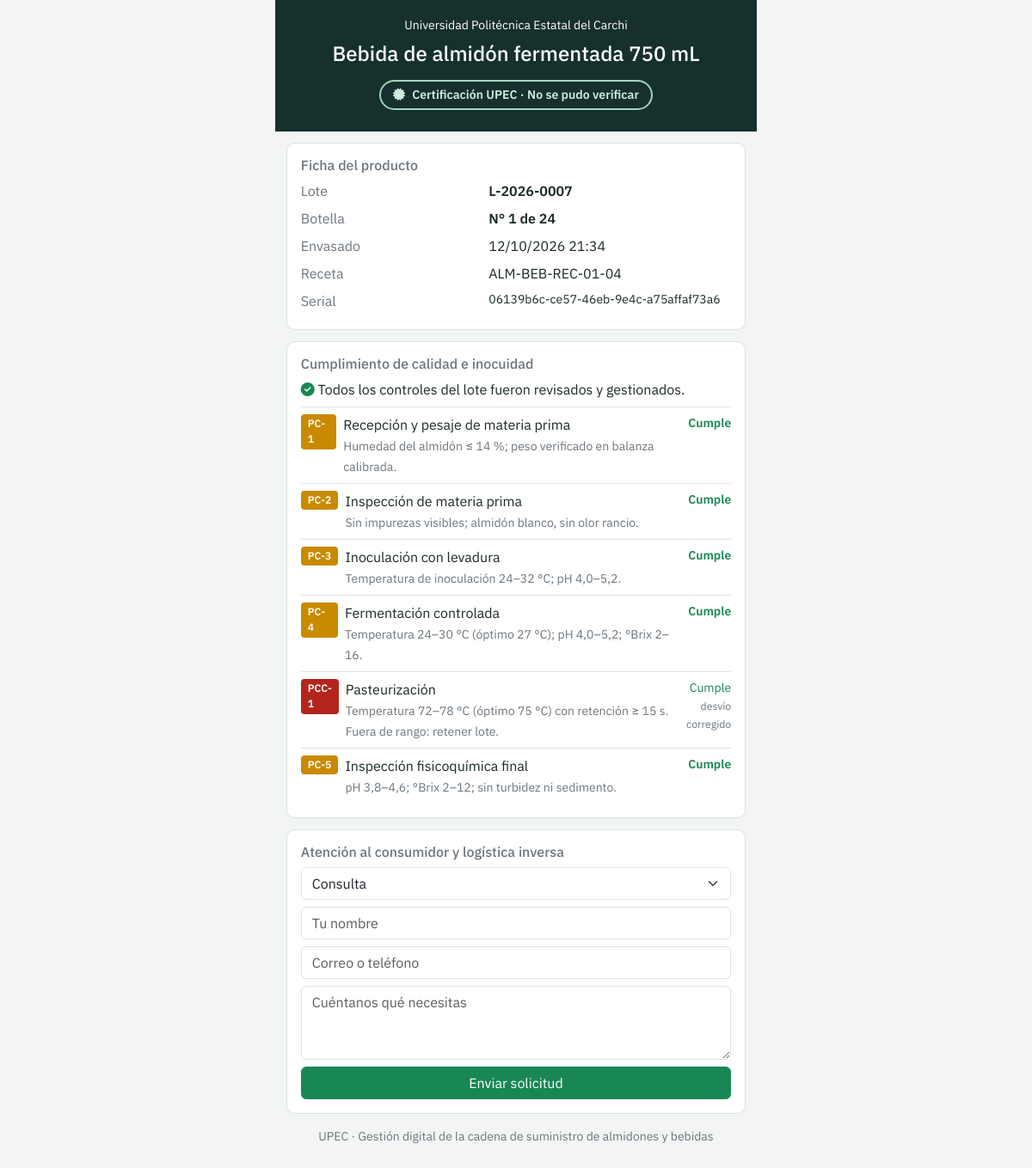
/trazabilidad/06139b6c-ce57-46eb-9e4c-a75affaf73a6/, run on the app's committed database.
### mes/models.py (models this page shows, shortened)
class Lote(models.Model):
    ESTADOS = [("PLANIFICADO", "Planificado"), ("EN_PROCESO", "En proceso"), ("ENVASADO", "Envasado"),
               ("FINALIZADO", "Finalizado"), ("DETENIDO", "Detenido")]
    codigo = models.CharField("Código de lote", max_length=40, unique=True)
    orden = models.ForeignKey(OrdenProduccion, on_delete=models.PROTECT, related_name="lotes")
    receta = models.ForeignKey(RecetaProceso, on_delete=models.PROTECT, related_name="lotes")
    fecha_inicio = models.DateTimeField("Fecha y minuto de inicio", default=timezone.now)
    fecha_fin = models.DateTimeField(null=True, blank=True)
    estado = models.CharField(max_length=12, choices=ESTADOS, default="EN_PROCESO")
    class Meta:
        ordering = ["-fecha_inicio"]
        verbose_name, verbose_name_plural = "Lote (EBR)", "Lotes (EBR)"

class RecetaProceso(models.Model):
    UNIDADES = [("kg", "kg"), ("L", "L")]
    codigo = models.CharField("Código", max_length=40, unique=True, help_text="Ej. ALM-BEB-REC-01-04")
    nombre = models.CharField(max_length=160)
    producto_final = models.CharField(max_length=160)
    tamano_corrida_base = models.DecimalField("Tamaño de corrida base", max_digits=10, decimal_places=2)
    unidad_medida = models.CharField(max_length=3, choices=UNIDADES, default="kg")
    rendimiento_teorico_pct = models.DecimalField("Rendimiento teórico global (%)", max_digits=5, decimal_places=2, default=100)
    class Meta:
        verbose_name, verbose_name_plural = "Receta de proceso", "Recetas de proceso"

class Botella(models.Model):
    ESTADOS = [("ENVASADA", "Envasada"), ("DESPACHADA", "Despachada CEDI"), ("EN_VENTA", "En venta"), ("RETORNADA", "Retornada")]
    codigo_serial_uuid_gs1 = models.CharField("Serial único (UUID/GS1)", max_length=64, unique=True, default=uuid.uuid4)
    envasado = models.ForeignKey(Envasado, on_delete=models.CASCADE, related_name="botellas")
    lote = models.ForeignKey(Lote, on_delete=models.CASCADE, related_name="botellas")
    numero_botella = models.PositiveIntegerField()
    qr_code_image = models.ImageField(upload_to="qr/%Y/%m/", blank=True)
    estado = models.CharField(max_length=10, choices=ESTADOS, default="ENVASADA")
    hash_autenticidad = models.CharField(max_length=64, blank=True)
    class Meta:
        ordering = ["lote", "numero_botella"]
        unique_together = [("lote", "numero_botella")]

class Envasado(models.Model):
    lote = models.OneToOneField(Lote, on_delete=models.CASCADE, related_name="envasado")
    fecha = models.DateTimeField(default=timezone.now)
    volumen_total_obtenido_l = models.DecimalField(max_digits=10, decimal_places=2)
    unidades_terminadas = models.PositiveIntegerField()
    merma_envasado_l = models.DecimalField(max_digits=10, decimal_places=2, default=0)

class EtapaReceta(models.Model):
    OPERACION, INSPECCION, DEMORA = "OP", "INS", "DEM"
    TIPOS = [(OPERACION, "Operación"), (INSPECCION, "Inspección"), (DEMORA, "Espera / Demora")]  # ASME Y15.3
    receta = models.ForeignKey(RecetaProceso, on_delete=models.CASCADE, related_name="etapas")
    numero = models.PositiveSmallIntegerField("N° de etapa")
    nombre = models.CharField(max_length=160)
    tipo = models.CharField(max_length=3, choices=TIPOS, default=OPERACION)
    equipo = models.ForeignKey(Equipo, null=True, blank=True, on_delete=models.SET_NULL)
    tiempo_trabajo_min = models.PositiveIntegerField("Tiempo de trabajo (min)", default=0)
    tiempo_espera_min = models.PositiveIntegerField("Tiempo de espera (min)", default=0)
    personas_requeridas = models.PositiveSmallIntegerField(default=1)
    rendimiento_esperado_pct = models.DecimalField("Rendimiento esperado (%)", max_digits=5, decimal_places=2, default=100)
    es_pc = models.BooleanField("Punto de Control (PC)", default=False)
    es_pcc = models.BooleanField("Punto Crítico de Control (PCC)", default=False)
    codigo_control = models.CharField("Código PC/PCC", max_length=10, blank=True, help_text="Ej. PC-1, PCC-1")
    especificacion_critica = models.TextField("Especificación crítica / límites", blank=True)
    class Meta:
        ordering = ["receta", "numero"]
        unique_together = [("receta", "numero")]
        verbose_name, verbose_name_plural = "Etapa de receta", "Etapas de receta"
    @property
    def nivel_control(self):
        return "PCC" if self.es_pcc else ("PC" if self.es_pc else "")

### mes/views.py (the view, shortened to what this page needs)
# urls.py: path("trazabilidad/<str:codigo_serial>/", views.trazabilidad_publica, name="trazabilidad"),  # público
def trazabilidad_publica(request, codigo_serial):
    botella = get_object_or_404(Botella.objects.select_related("lote", "lote__receta", "envasado"), codigo_serial_uuid_gs1=codigo_serial)
    lote = botella.lote
    controles = []
    for e in lote.receta.etapas.all():
        if not e.nivel_control:
            continue
        desv = lote.alertas.filter(etapa=e)
        controles.append({"etapa": e, "desviaciones": desv.count(),
                          "abiertas": desv.filter(estado="PENDIENTE").count()})
    total_ok = all(c["abiertas"] == 0 for c in controles)
    return render(request, "mes/trazabilidad_publica.html", {
        "b": botella, "lote": lote, "controles": controles, "total": lote.botellas.count(),
        "autentica": svc_qr.autentica(botella), "conforme": total_ok})

### mes/context_processors.py (called while the page is built, shortened)
def estado_global(request):
    if not request.user.is_authenticated:
        return {}

### mes/services/qr.py (called while the page is built)
def firmar(serial):
    return hmac.new(settings.SECRET_KEY.encode(), serial.encode(), hashlib.sha256).hexdigest()

def autentica(botella):
    return hmac.compare_digest(botella.hash_autenticidad, firmar(botella.codigo_serial_uuid_gs1))

### templates/mes/trazabilidad_publica.html (shortened to what this page needs)
{% load static %}<!doctype html>
<html lang="es"><head><meta charset="utf-8"><meta name="viewport" content="width=device-width,initial-scale=1">
<link href="https://cdn.jsdelivr.net/npm/bootstrap@5.3.3/dist/css/bootstrap.min.css" rel="stylesheet">
<link href="https://cdnjs.cloudflare.com/ajax/libs/font-awesome/6.5.2/css/all.min.css" rel="stylesheet">
<link href="{% static 'mes/css/mes.css' %}" rel="stylesheet"></head>
<body><div class="pub">
  <header class="pub-head">
    <div class="small mb-2">Universidad Politécnica Estatal del Carchi</div>
    <h1 class="h4 mb-3">{{ lote.receta.producto_final }}</h1>
    <span class="sello"><i class="fa-solid fa-certificate"></i> Certificación UPEC · {% if autentica and conforme %}Producto verificado{% elif autentica %}Autenticidad verificada{% else %}No se pudo verificar{% endif %}</span>
  </header>
  <section class="blk"><h2 class="h6 text-secondary">Ficha del producto</h2>
    <dl class="row mb-0"><dt class="col-5 fw-normal text-secondary">Lote</dt><dd class="col-7 fw-semibold">{{ lote.codigo }}</dd>
      <dt class="col-5 fw-normal text-secondary">Botella</dt><dd class="col-7 fw-semibold">N° {{ b.numero_botella }} de {{ total }}</dd>
      <dt class="col-5 fw-normal text-secondary">Envasado</dt><dd class="col-7">{{ b.envasado.fecha|date:"d/m/Y H:i" }}</dd>
      <dt class="col-5 fw-normal text-secondary">Receta</dt><dd class="col-7">{{ lote.receta.codigo }}</dd>
      <dt class="col-5 fw-normal text-secondary">Serial</dt><dd class="col-7 small text-break">{{ b.codigo_serial_uuid_gs1 }}</dd></dl></section>
  <section class="blk"><h2 class="h6 text-secondary">Cumplimiento de calidad e inocuidad</h2>
    <p class="mb-2">{% if conforme %}<i class="fa-solid fa-circle-check text-success"></i> Todos los controles del lote fueron revisados y gestionados.{% else %}<i class="fa-solid fa-triangle-exclamation text-warning"></i> Existen controles pendientes de revisión.{% endif %}</p>
    <ul class="list-unstyled mb-0">{% for c in controles %}<li class="d-flex gap-2 py-2 border-top">
      <span class="tag {% if c.etapa.es_pcc %}pcc{% else %}pc{% endif %}" style="height:fit-content">{{ c.etapa.codigo_control }}</span>
      <div class="flex-grow-1"><div>{{ c.etapa.nombre }}</div><small class="text-secondary">{{ c.etapa.especificacion_critica }}</small></div>
      <div class="text-end small">{% if c.abiertas %}<span class="text-warning fw-semibold">En revisión</span>{% elif c.desviaciones %}<span class="text-success">Cumple<br><small class="text-secondary">desvío corregido</small></span>{% else %}<span class="text-success fw-semibold">Cumple</span>{% endif %}</div></li>{% endfor %}</ul></section>
  <section class="blk"><h2 class="h6 text-secondary">Atención al consumidor y logística inversa</h2>
    <form method="post">{% csrf_token %}
      <select name="tipo" class="form-select mb-2" required><option value="CONSULTA">Consulta</option><option value="RECLAMO">Reclamo de calidad</option><option value="RETORNO">Devolver el envase (logística inversa)</option></select>
      <input name="nombre" class="form-control mb-2" placeholder="Tu nombre" maxlength="120" required>
      <input name="contacto" class="form-control mb-2" placeholder="Correo o teléfono" maxlength="120" required>
      <textarea name="mensaje" class="form-control mb-2" rows="3" maxlength="1000" placeholder="Cuéntanos qué necesitas"></textarea>
      <button class="btn btn-success w-100">Enviar solicitud</button></form></section>
  <p class="text-center small text-secondary mt-3 px-3">UPEC · Gestión digital de la cadena de suministro de almidones y bebidas</p>
</div></body></html>

### mes/static/mes/css/mes.css (style rules this page uses)
:root { --ink:#16302e;--ink-2:#21443f;--paper:#f2f5f4;--card:#fff;--line:#d9e1df;--leaf:#1c7c54;--pc:#c98a00;--pcc:#b3261e;--mute:#5d706e;--blue:#2b6a8f }
body { font-family:"IBM Plex Sans",system-ui,-apple-system,"Segoe UI",sans-serif;background:var(--paper);color:#1b2a28;font-variant-numeric:tabular-nums }
.tag { display:inline-block;padding:.12rem .5rem;border-radius:4px;font-size:.76rem;font-weight:600;color:#fff }
.tag.pc { background:var(--pc) }
.tag.pcc { background:var(--pcc) }
.pub { max-width:560px;margin:0 auto;padding:0 0 3rem }
.pub-head { background:var(--ink);color:#fff;padding:1.2rem 1rem 1.6rem;text-align:center }
.sello { display:inline-flex;gap:.5rem;align-items:center;border:2px solid #9fd5bd;border-radius:999px;padding:.3rem .9rem;font-weight:600;color:#cdeede;font-size:.88rem }
.pub .blk { background:#fff;border:1px solid var(--line);border-radius:10px;margin:.8rem .8rem 0;padding:1rem }

### data on the page
Lote: receta.producto_final "Bebida de almidón fermentada 750 mL", codigo "L-2026-0007", receta.codigo "ALM-BEB-REC-01-04"
Botella: numero_botella "1", envasado.fecha "12/10/2026 21:34", codigo_serial_uuid_gs1 "06139b6c-ce57-46eb-9e4c-a75affaf73a6"
EtapaReceta: etapa.codigo_control "PC-1", etapa.nombre "Recepción y pesaje de materia prima", etapa.especificacion_critica "Humedad del almidón ≤ 14 %; peso verificado en balanza calibrada.", shows "Cumple"
EtapaReceta: etapa.codigo_control "PC-2", etapa.nombre "Inspección de materia prima", etapa.especificacion_critica "Sin impurezas visibles; almidón blanco, sin olor rancio.", shows "Cumple"
EtapaReceta: etapa.codigo_control "PC-3", etapa.nombre "Inoculación con levadura", etapa.especificacion_critica "Temperatura de inoculación 24–32 °C; pH 4,0–5,2.", shows "Cumple"
EtapaReceta: etapa.codigo_control "PC-4", etapa.nombre "Fermentación controlada", etapa.especificacion_critica "Temperatura 24–30 °C (óptimo 27 °C); pH 4,0–5,2; °Brix 2–16.", shows "Cumple"
EtapaReceta: etapa.codigo_control "PCC-1", etapa.nombre "Pasteurización", etapa.especificacion_critica "Temperatura 72–78 °C (óptimo 75 °C) con retención ≥ 15 s. Fuera de rango: retener lote.", shows "Cumple"
EtapaReceta: etapa.codigo_control "PC-5", etapa.nombre "Inspección fisicoquímica final", etapa.especificacion_critica "pH 3,8–4,6; °Brix 2–12; sin turbidez ni sedimento.", shows "Cumple"

### other printed values
{{ total }} "24"
